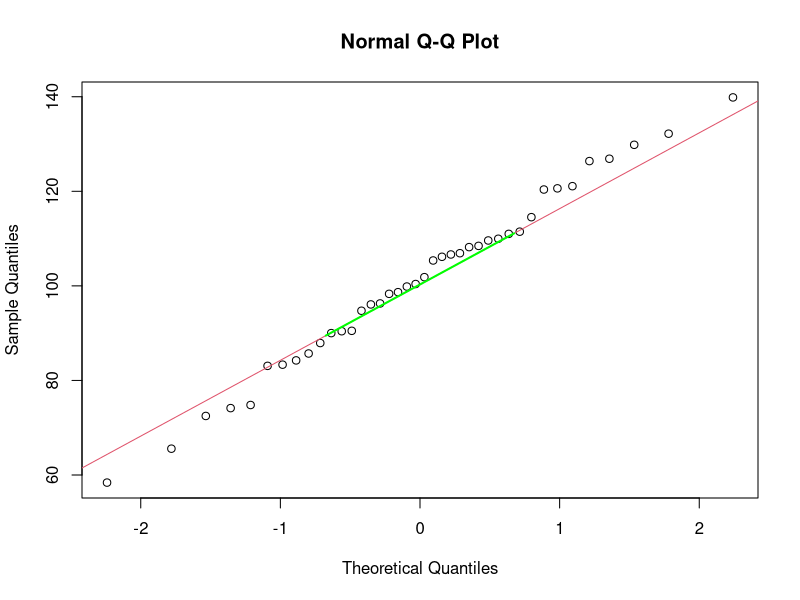
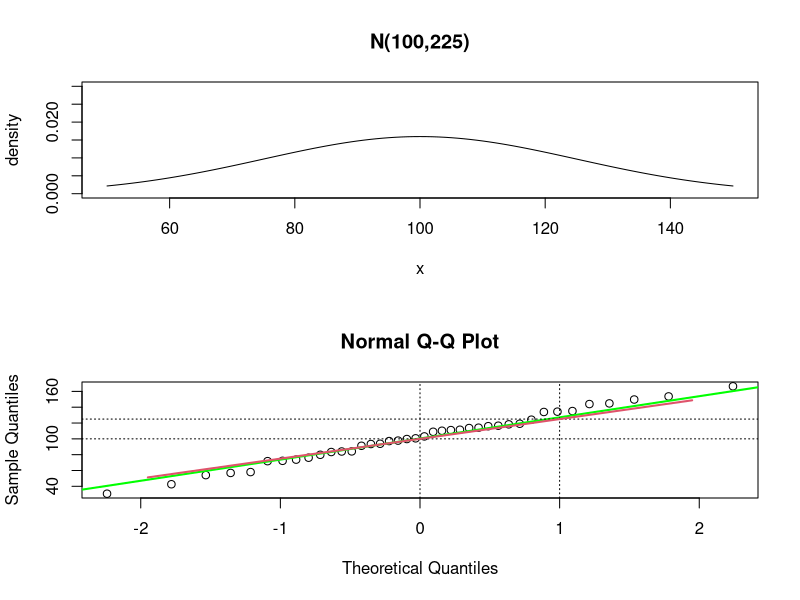
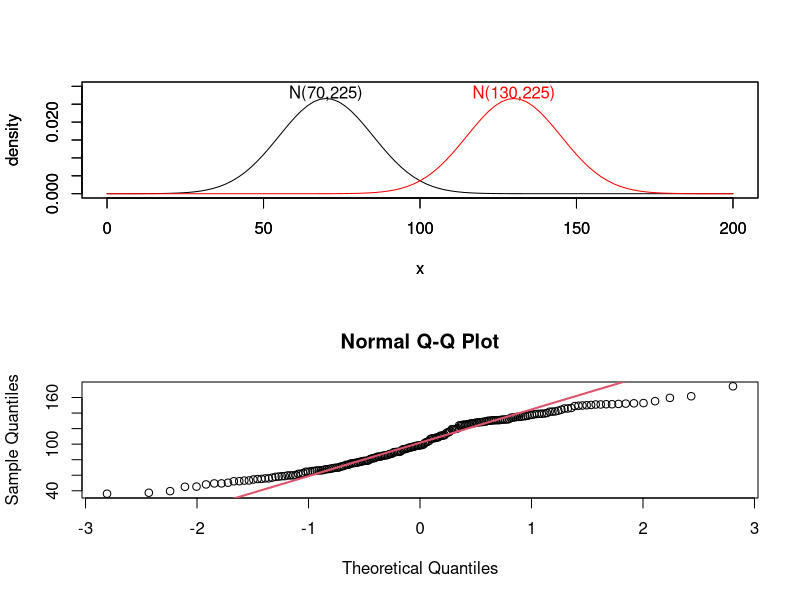
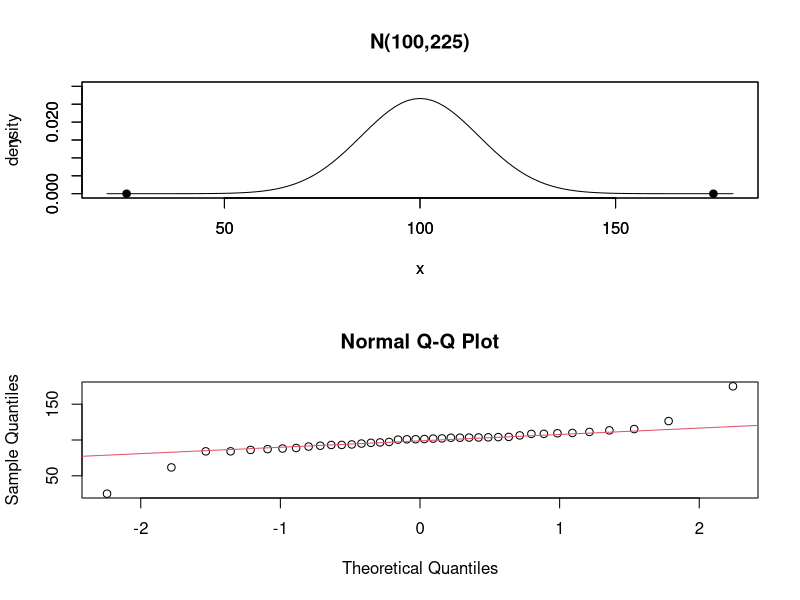
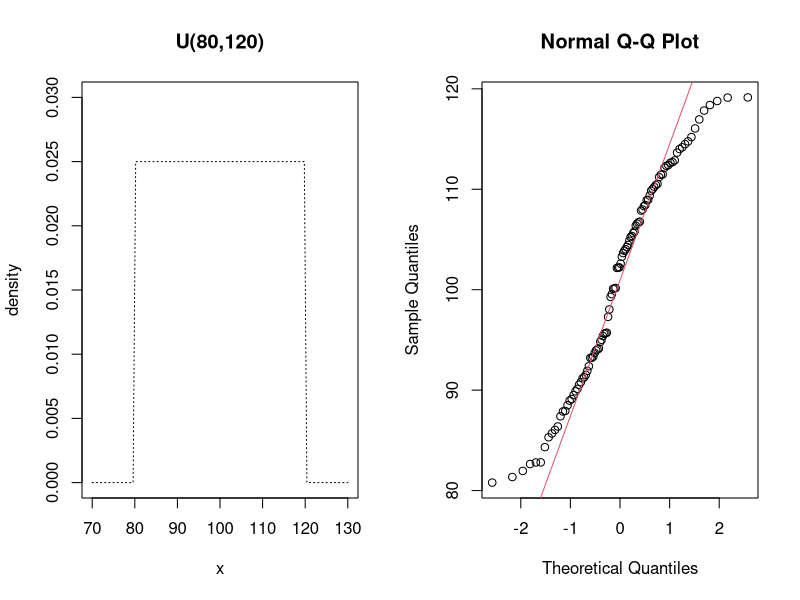
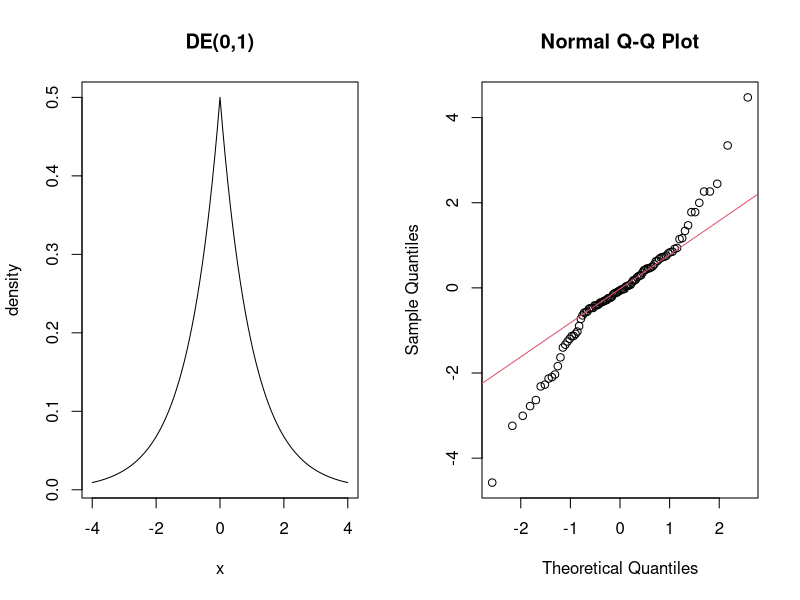
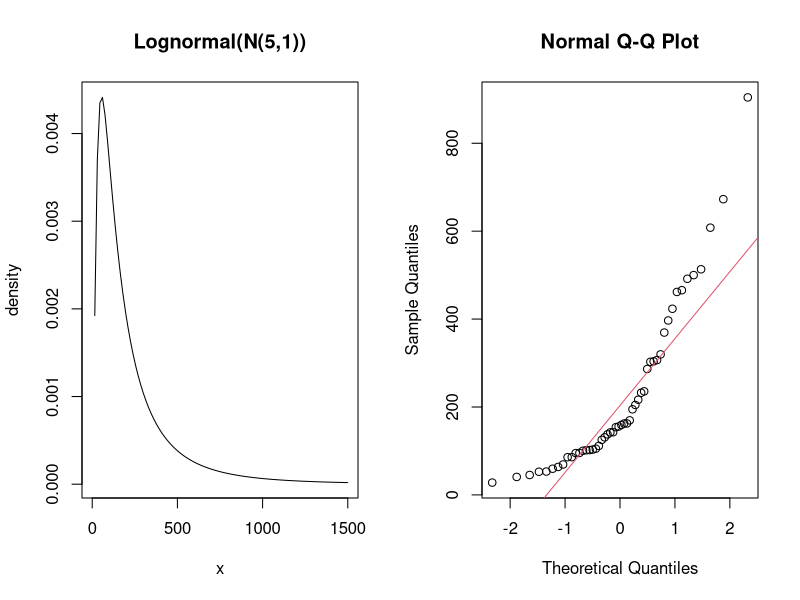
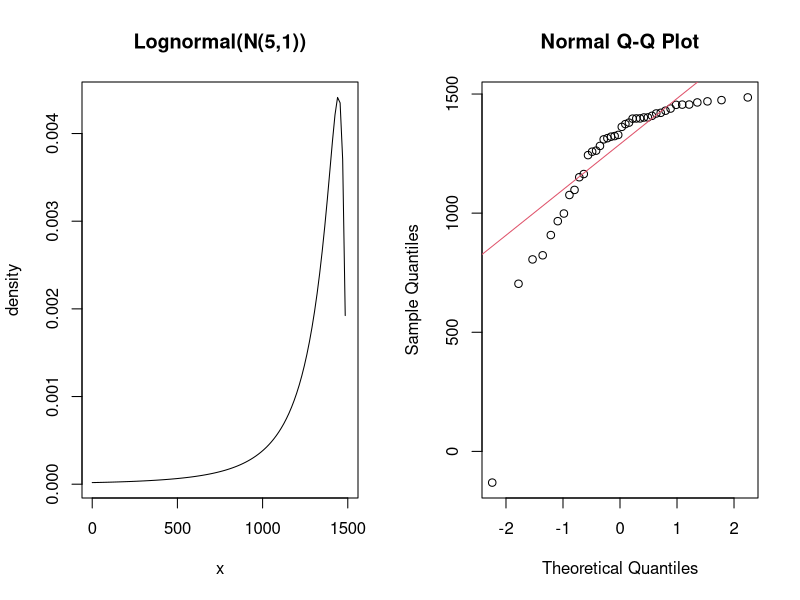

Generate these figures, in order, with R:
help(quantile)

#정규성검정에서 qqline의 이해
set.seed(20170519)
x <- sort(rnorm(40,100,15))
  # X~N(100,15^2)에서 40개의 난수 발생
#p <- (1:40 - 0.5)/40 type5의p
p = (1:length(x) - 1)/(length(x) - 1) #type7
q <- qnorm(p,0,1)

qq <- qnorm(c(0.25,0.75),0,1) #N(0,1)의 제1,3 사분위수
xq <- quantile(x, c(0.25, 0.75)) #x

qqnorm(x) #normal q-q plot
qqline(x, col=2) # 1st and 3rd quantiles from normal
lines(qq, xq, col="green", lwd=2)

#
par(mfrow=c(2,1))
curve(dnorm(x,100,25), from=50, to=150, ylim=c(0,0.03), ylab="density", main="N(100,225)")
set.seed(20170519)
x <- rnorm(40,100,25)
qqnorm(x)
qqline(x, col = "green", lwd=2)
  #qqline = (Q3-Q1)/(z0.25-z0.75)를 기울기로하는 직선
abline(v=c(0,1), h=c(100,125), lty="dotted")

p <- (1:40-1)/(length(x)-1)
zq <- qnorm(p) #x축
xq <- 100 + 25 * zq #y축
lines(zq, xq, col=2, lwd=2)
  #sigma를 기울기로하는 직선

#
par(mfrow=c(2,1))

  #그림1-pdf
curve(dnorm(x,70,15),from=0,to=200,ylim=c(0,0.03),ylab="density")
text(x=70, y=0.028, "N(70,225)")
par(new=T)  # 겹쳐그리기
curve(dnorm(x,130,15), from=0, to=200, ylim=c(0,0.03), ylab="density", col="red")
text(x=130, y=0.028, "N(130,225)", col="red")

  #그림2-qq plot
x1 <- rnorm(100,70,15)
x2 <- rnorm(100,130,15)
qqnorm(c(x1,x2))  #dot, 쌍봉그래프
qqline(c(x1,x2), col = 2, lwd = 2)  #line
shapiro.test(c(x1, x2))$p.value


#
par(mfrow=c(2,1))
curve(dnorm(x,100,15), from=20, to=180, ylim=c(0,0.03), ylab="density", main="N(100,225)")

par(new=T)
x <- c(25, 175)
y <- c(0,0)
plot(y ~ x, xlim=c(20,180), ylim=c(0,0.03), cex=1, pch=19)

x2 <- rnorm(38,100,15)
qqnorm(c(x,x2))
qqline(c(x,x2), col=2)


# U(80,120)
par(mfrow=c(1,2))
f <- function(x){ return(1/40*((80<x)&(x<120)))}
curve(f, from=70, to=130, ylim=c(0,0.03), ylab="density", lty="dotted", main="U(80,120)")
  # 80에서 120까지 균일분포 도트로

x <- runif(100,80,120)
qqnorm(x)
qqline(x, col=2)

#이중 지수 분포 X~DE(0,1)
f <- function(x){ 1/2*exp(-1*abs(x))}
  # f <=> 이중 지수 분포
curve(f, from=-4, to=4, ylab="density", main="DE(0,1)")
rdexp <- function(n) {
  u <- runif(n,0,1)
  x <- rep(NA, n)
  for (i in 1:n) {
    if (u[i] <= 0.5) x[i] <- log(2*u[i])
    else x[i] <- -log(2*(1-u[i]))
  }
  return(x)
}
x <- rdexp(100)
qqnorm(x)
qqline(x, col=2)
shapiro.test(x)$p.value

# X~Lognormal(5,1)
f <- function(x,m,s2){
  1/(x*sqrt(2*pi*s2))*exp(-(log(x)-m)^2/(2*s2))}
curve(f(x,5,1), from=0, to=1500, ylab="density", main="Lognormal(N(5,1))")
x <- exp(rnorm(50,5,1))
qqnorm(x)
qqline(x, col=2)
  # what is lognormal dist ?
  # Y = lnX (X는 항상 양수)
  # Y는 정규분포를 가진다
  # 이때 X ~ lognormal dist

#
# X~Lognormal(5,1) -> 1500-x
f <- function(x,m,s2){
  1/(x*sqrt(2*pi*s2))*exp(-(log(x)-m)^2/(2*s2))}
curve(f(1500-x,5,1), from=0, to=1500, ylab="density", main="Lognormal(N(5,1))")

x <- 1500 - exp(rnorm(40,5,1))
qqnorm(x)
qqline(x, col=2)
shapiro.test(x)$p.value
#


